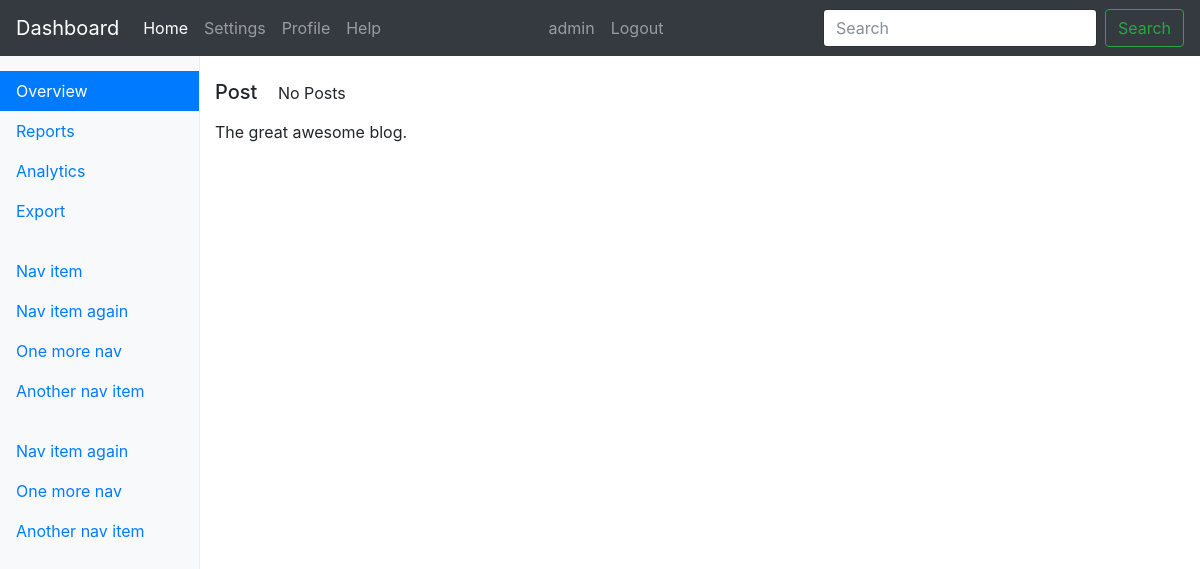
Page /blog/ (signed in) on the earlier database version.
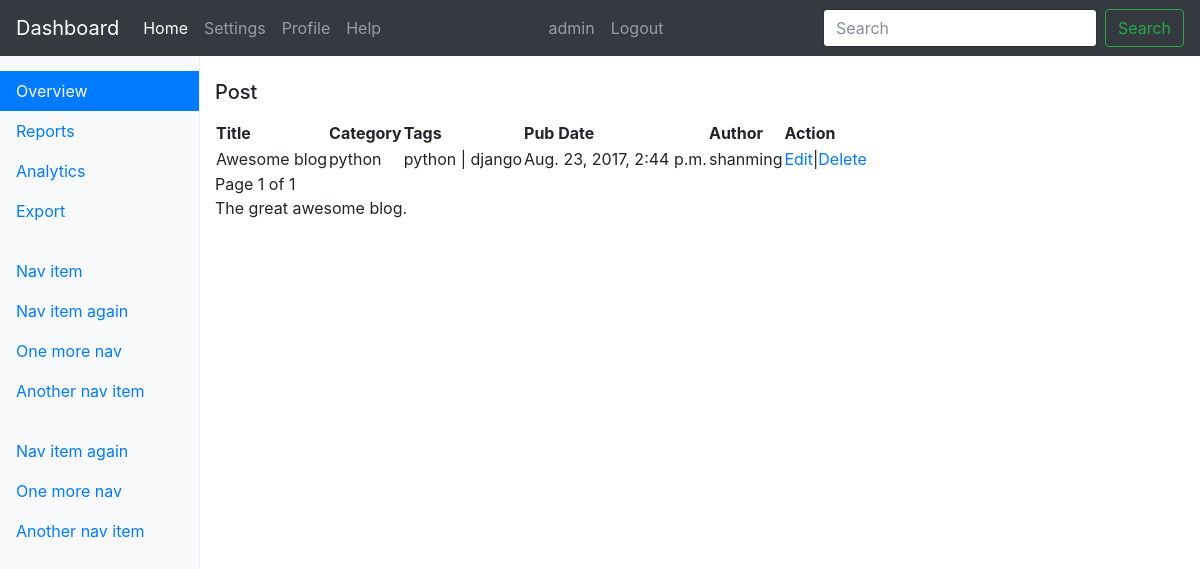
Same page on the later database version.
### blog/models.py (models this page shows, shortened)
class Post(models.Model):
    title = models.CharField(max_length=200)
    content = models.TextField()
    pub_date = models.DateTimeField(auto_now_add=True)
    category = models.ForeignKey(Category)
    tags = models.ManyToManyField(Tag)
    author = models.ForeignKey(Author, blank=True)
    class Meta:
        verbose_name = "Post"
        verbose_name_plural = "Posts"

class Category(models.Model):
    name = models.CharField(max_length=100, unique=True)
    slug = models.SlugField(max_length=100, unique=True)
    author = models.ForeignKey(Author, blank=True)
    class Meta:
        verbose_name = "Category"
        verbose_name_plural = "Categories"
    def __str__(self):
        return self.name

class Tag(models.Model):
    name = models.CharField(max_length=100, unique=True)
    slug = models.SlugField(max_length=100, unique=True)
    author = models.ForeignKey(Author, blank=True)
    class Meta:
        verbose_name = 'Tag'
        verbose_name_plural = 'Tags'
    def __str__(self):
        return self.name

class Author(models.Model):
    user = models.OneToOneField(User)
    phone = models.IntegerField(default=1, blank=True)
    activation_key = models.CharField(default=1, max_length=255)
    email_validated = models.BooleanField(default=False)
    class Meta:
        verbose_name = "Author"
        verbose_name_plural = "Authors"

### blog/views.py (the view)
def post_list(request, json=False):
    posts = blog_models.Post.objects.all()
    posts = helpers.pg_records(request, posts)
    if json:
        data = [post.json() for post in posts]
        return JsonResponse(data, safe=False)
    return render(request, 'blog/post_list.html', {"posts": posts})

### awesome_blog/helpers.py (called while the page is built)
def pg_records(request, all_list, num=10):
    page = request.GET.get('page', 1)
    paginator = Paginator(all_list, num)
    try:
        records = paginator.page(page)
    except PageNotAnInteger:
        records = paginator.page(1)
    except EmptyPage:
        records = paginator.page(paginator.num_pages)
    return records

### blog/templates/blog/post_list.html (shortened to what this page needs)
{% extends 'blog/base.html' %}
{% block main %}
    <h3 class="navbar-brand">Post</h3>
    {% if posts %}
        <table>
            <tr>
                <th>Title</th>
                <th>Category</th>
                <th>Tags</th>
                <th>Pub Date</th>
                <th>Author</th>
                {% if request.user.is_authenticated %}
                    <th>Action</th>
                {% endif %}
            </tr>
            {% for post in posts %}
                {% include 'blog/post_info.html' %}
            {% endfor %}
        </table>
    {% else %}
        No Posts
    {% endif %}
{% endblock %}

### blog/templates/blog/post_info.html
<td>{{ post.title }}</td>
<td>{{ post.category }}</td>
<td>
    {% for tag in post.tags.all %}
        {{ tag }}
        {% if not forloop.last %}
            |
        {% endif %}
    {% empty %}
        None
    {% endfor %}
</td>
<td>{{ post.pub_date }}</td>
<td>{{ post.author.user.username }}</td>
{% if request.user.is_authenticated %}
    <td><a href="">Edit</a>|<a href="">Delete</a></td>
{% endif %}

Differences in the rows shown:
added Post: title "Awesome blog", category "python", pub_date "Aug. 23, 2017, 2:44 p.m.", author.user.username "shanming"
added Tag: name "python"
added Tag: name "django"
Other differences:
{{ posts.number }}: (not shown) → "1"
{{ posts.paginator.num_pages }}: (not shown) → "1"
text no longer shown: "No Posts"
text now shown: "Title Category Tags Pub Date Author Action Page of"
